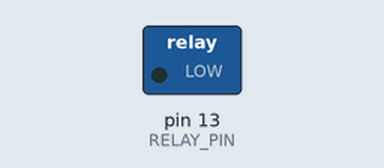
The sketch below on a simulated Arduino Uno, built with avr-gcc and run on an emulated ATmega328P. Shown: switched loads named in the sketch (green lamp = pin HIGH).

Above: at 1.0 s.
At 3.0 s:
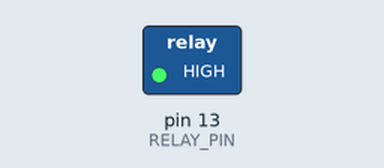
Timing chart, 0 to 5.2 s (numbered marks = the images above):
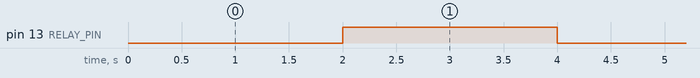

Measured:
- by itself, pin 13 (RELAY_PIN): alternates HIGH for 2.0 s and LOW for 2.0 s

The sketch:

relay.ino
```cpp
#define RELAY_PIN 13   // Change if needed

void setup() {
  pinMode(RELAY_PIN, OUTPUT);
}

void loop() {
  // Turn relay ON
  digitalWrite(RELAY_PIN, LOW);   // For active LOW relay
  delay(2000);                    // 2 seconds

  // Turn relay OFF
  digitalWrite(RELAY_PIN, HIGH);  // For active LOW relay
  delay(2000);                    // 2 seconds
}
```
